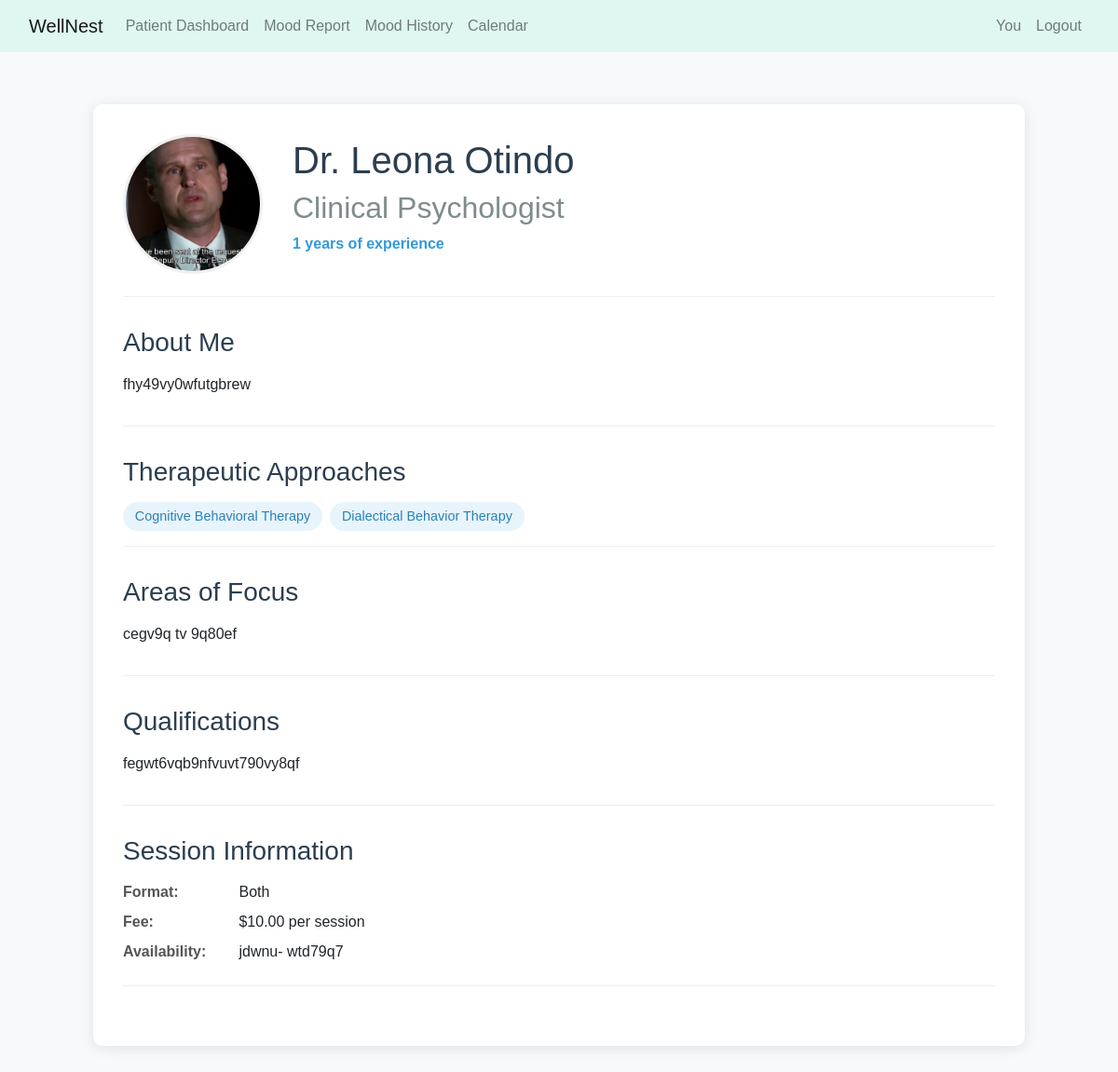
The page /view_professional_profile/5/ (signed in) on the database as committed earlier.
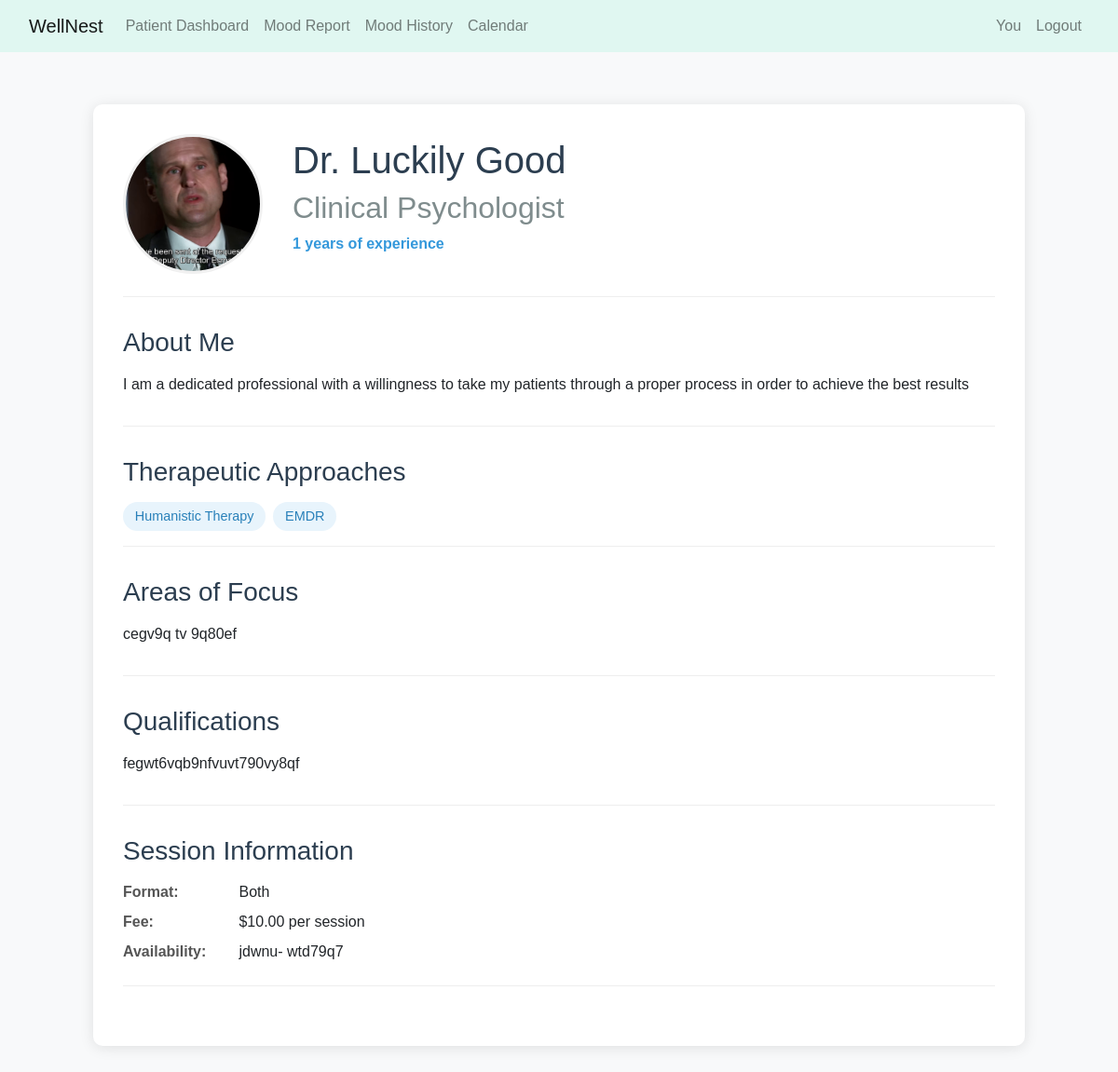
The same page on the database as committed later.
### website/models.py (models this page shows, shortened)
class MentalHealthProfessional(models.Model):
    PROFESSION_CHOICES = [
        ('PSY', 'Psychiatrist'),
        ('CLP', 'Clinical Psychologist'),
        ('CP', 'Counseling Psychologist'),
        ('SW', 'Clinical Social Worker'),
        ('MFT', 'Marriage & Family Therapist'),
        ('LPC', 'Licensed Professional Counselor'),
        ('ART', 'Art Therapist'),
        ('MHC', 'Mental Health Counselor'),
    ]
    APPROACH_CHOICES = [
        ('CBT', 'Cognitive Behavioral Therapy'),
        ('PDY', 'Psychodynamic Therapy'),
        ('HMN', 'Humanistic Therapy'),
        ('INT', 'Integrative Therapy'),
        ('DBT', 'Dialectical Behavior Therapy'),
        ('ACT', 'Acceptance & Commitment Therapy'),
        ('EMD', 'EMDR'),
        ('SOL', 'Solution-Focused Therapy'),
    ]
    user = models.OneToOneField(User, on_delete=models.CASCADE, related_name='mental_health_pro')
    profession = models.CharField(max_length=3, choices=PROFESSION_CHOICES)
    license_number = models.CharField(max_length=50, unique=True)
    license_state = models.CharField(max_length=50, null=True, blank=True)
    therapeutic_approaches = models.CharField(max_length=200, null=True, blank=True)  # Comma-separated list of APPROACH_CHOICES
    bio = models.TextField(blank=True)
    profile_complete = models.BooleanField(default=False)
    years_of_experience = models.PositiveIntegerField(default=0)
    qualifications = models.TextField(null=True, blank=True)
    areas_of_focus = models.TextField(help_text="Specific mental health conditions or populations you specialize in")
    practice_name = models.CharField(max_length=200, blank=True)
    website = models.URLField(blank=True)
    accepts_insurance = models.BooleanField(default=False)
    sliding_scale = models.BooleanField(default=False)
    phone = models.CharField(max_length=20)
    emergency_contact = models.CharField(max_length=20, blank=True)
    address = models.TextField(blank=True)
    city = models.CharField(max_length=100)
    state = models.CharField(max_length=100)
    country = CountryField()
    postal_code = models.CharField(max_length=20)
    session_format = models.CharField(max_length=100,
                                   choices=[('INP', 'In-person'), ('ONL', 'Online'), ('BOTH', 'Both')])
    session_length = models.PositiveIntegerField(default=50, help_text="Typical session length in minutes")
    session_fee = models.DecimalField(max_digits=6, decimal_places=2, default=0.00,  # Add default value
        help_text="Fee per session in your local currency")
    availability = models.TextField(help_text="Your typical availability (e.g., Mon-Wed 9am-5pm)")
    profile_picture = models.ImageField(upload_to='therapists/profile_pics/', blank=True)
    license_verification = models.FileField(upload_to='therapists/license_docs/')
    crisis_protocol = models.TextField(blank=True, help_text="Your protocol for handling client crises")
    created_at = models.DateTimeField(auto_now_add=True)
    updated_at = models.DateTimeField(auto_now=True)
    def get_approaches_list(self):
        return [dict(self.APPROACH_CHOICES).get(code, code)
                for code in self.therapeutic_approaches.split(',')]

### website/appointment_views.py (the view)
# urls.py: path('view_professional_profile/<int:professional_id>/', appointment_views.view_professional_profile, name='view_professional_profile'),
@login_required
def view_professional_profile(request, professional_id):
    professional = get_object_or_404(MentalHealthProfessional, user_id=professional_id)
    context = {
        'professional': professional,
        'approaches': professional.get_approaches_list()
    }
    return render(request, 'profiles/professional_profile_preview.html', context)

### website/templates/profiles/professional_profile_preview.html (shortened to what this page needs)
{% extends 'base.html' %}
{% block content %}
<div class="professional-profile-container">
    <div class="profile-header">
        {% if professional.profile_picture %}
        <img src="{{ professional.profile_picture.url }}" class="profile-image" alt="Profile Picture">
        {% else %}
        <div class="profile-image-placeholder">
            <i class="fas fa-user-md"></i>
        </div>
        {% endif %}
        <div class="profile-title">
            <h1>Dr. {{ professional.user.first_name }} {{ professional.user.last_name }}</h1>
            <h2>{{ professional.get_profession_display }}</h2>
            <p class="experience">{{ professional.years_of_experience }} years of experience</p>
        </div>
    </div>
    <div class="profile-content">
        <section class="profile-section">
            <h3>About Me</h3>
            <p>{{ professional.bio }}</p>
        </section>
        <section class="profile-section">
            <h3>Therapeutic Approaches</h3>
            <div class="approaches">
                {% for approach in approaches %}
                <span class="approach-badge">{{ approach }}</span>
                {% endfor %}
            </div>
        </section>
        <section class="profile-section">
            <h3>Areas of Focus</h3>
            <p>{{ professional.areas_of_focus }}</p>
        </section>
        <section class="profile-section">
            <h3>Qualifications</h3>
            <p>{{ professional.qualifications }}</p>
        </section>
        <section class="profile-section session-info">
            <h3>Session Information</h3>
            <div class="session-details">
                <div>
                    <span class="detail-label">Format:</span>
                    <span>{{ professional.get_session_format_display }}</span>
                </div>
                <div>
                    <span class="detail-label">Fee:</span>
                    <span>${{ professional.session_fee }} per session</span>
                </div>
                <div>
                    <span class="detail-label">Availability:</span>
                    <span>{{ professional.availability }}</span>
                </div>
            </div>
        </section>
    </div>
</div>
{% endblock %}

Rows that differ between the two databases and show on the page:
changed MentalHealthProfessional "Clinical Psychologist": user.first_name "Leona" → "Luckily"; user.last_name "Otindo" → "Good"; bio "fhy49vy0wfutgbrew" → "I am a dedicated professional with a willingness to take my patients through a proper process in order to achieve the best results"
Other text that changed with them:
new list line: "Humanistic Therapy"
new list line: "EMDR"
list line gone: "Cognitive Behavioral Therapy"
list line gone: "Dialectical Behavior Therapy"
